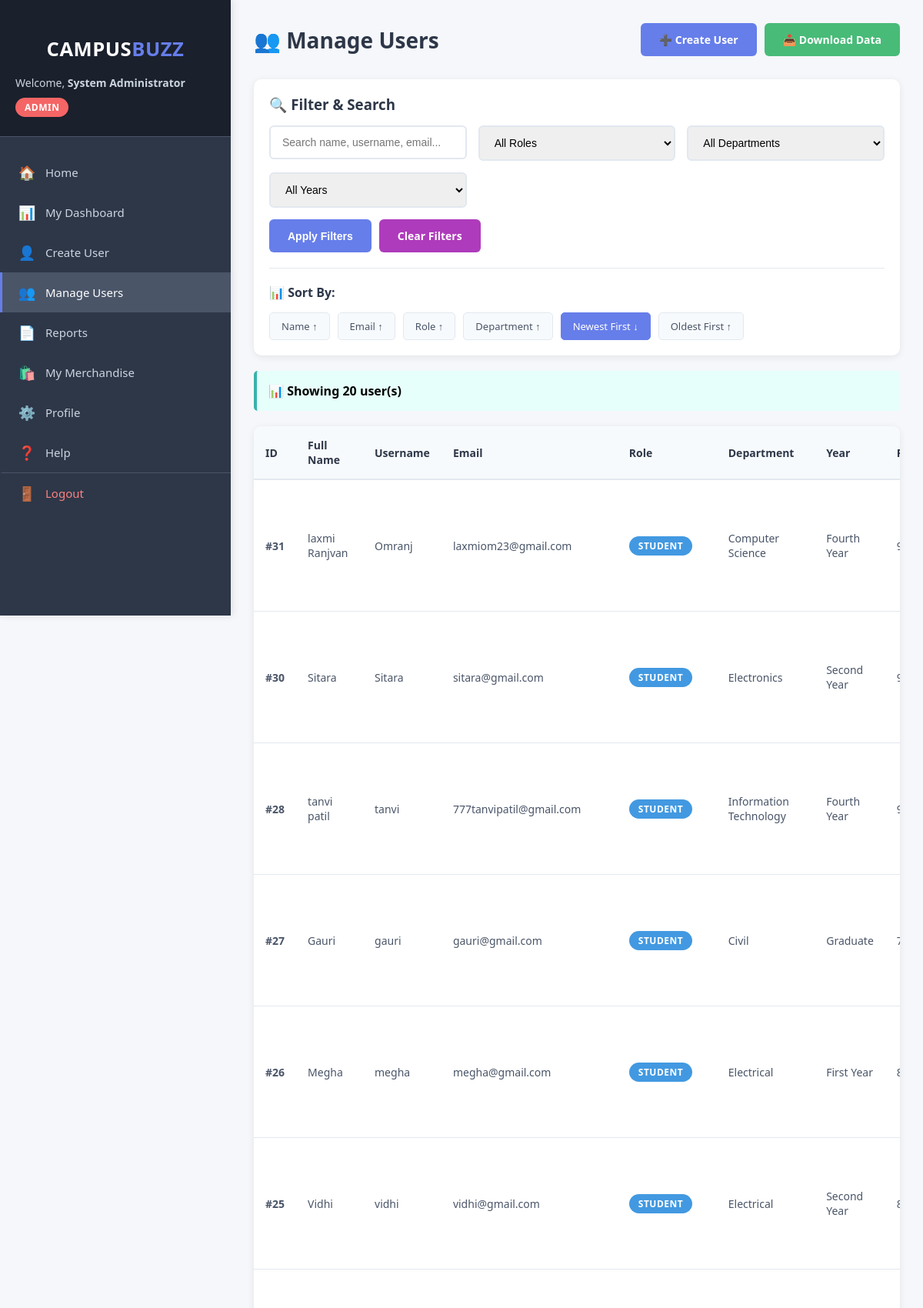
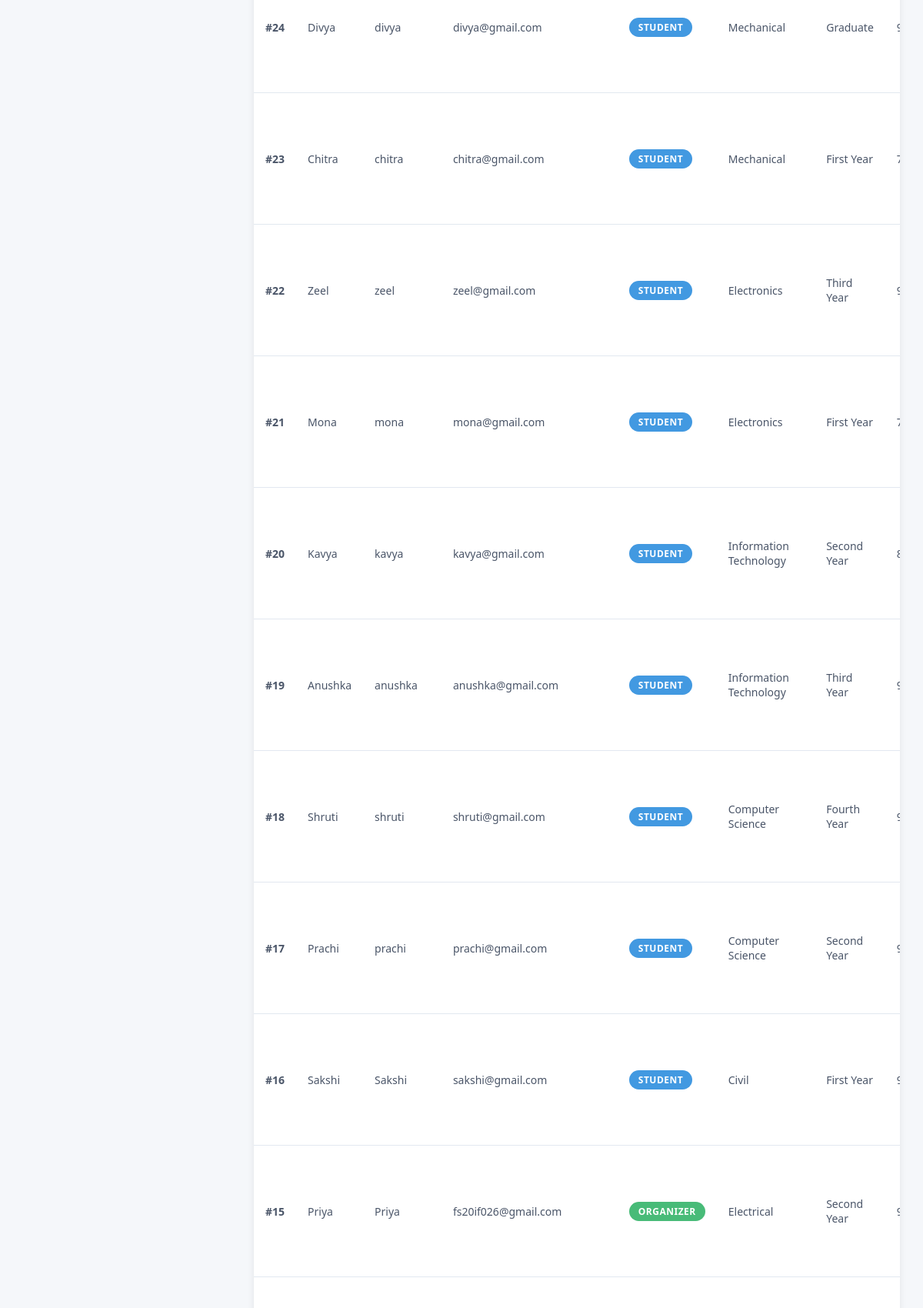
/admin/manage_users.php (signed in, upper part), run on the app's committed database (2 pictures, top to bottom).
### tables this page shows
CREATE TABLE `users` (
  `id` int(11) NOT NULL,
  `username` varchar(50) NOT NULL,
  `email` varchar(100) NOT NULL,
  `phone` varchar(20) DEFAULT NULL,
  `password` varchar(255) NOT NULL,
  `role` enum('admin','organizer','student') NOT NULL,
  `full_name` varchar(100) DEFAULT NULL,
  `department` varchar(100) DEFAULT NULL,
  `year` varchar(20) DEFAULT NULL,
  `bio` text DEFAULT NULL,
  `address` text DEFAULT NULL,
  `profile_image` varchar(255) DEFAULT NULL,
  `created_at` timestamp NOT NULL DEFAULT current_timestamp(),
  `created_by` int(11) DEFAULT NULL
);

### admin/manage_users.php (the view, shortened to what this page needs)
<?php
require_once '../config/database.php';
$search_query = isset($_GET['search']) ? mysqli_real_escape_string($conn, trim($_GET['search'])) : '';
$sort_by = isset($_GET['sort']) ? mysqli_real_escape_string($conn, $_GET['sort']) : 'created_at';
$sort_order = isset($_GET['order']) && $_GET['order'] == 'asc' ? 'ASC' : 'DESC';
$where_conditions = ["role != 'admin'"];
$where_clause = "WHERE " . implode(" AND ", $where_conditions);
$users_query = "SELECT * FROM users $where_clause ORDER BY $sort_by $sort_order";
$users_result = mysqli_query($conn, $users_query);
$total_users = mysqli_num_rows($users_result);
?>
<!DOCTYPE html>
<html lang="en">
<head>
    <link rel="stylesheet" href="../assets/css/style.css">
</head>
<body>
    <div class="dashboard-container">
        <?php include '../includes/sidebar.php'; ?>
        <main class="main-content">
            <div class="content-header">
                <h1>👥 Manage Users</h1>
                <div style="display: flex; gap: 10px;">
                    <a href="create_user.php" class="btn btn-primary">➕ Create User</a>
                    <a href="download_users.php?<?php echo http_build_query($_GET); ?>" class="btn btn-success">📥 Download Data</a>
                </div>
            </div>
            <div class="filter-section">
                <form method="GET" action="">
                    <h3 style="margin-bottom: 15px; color: #2d3748;">🔍 Filter & Search</h3>
                    <div class="filter-grid">
                        <div class="form-group" style="margin-bottom: 0;">
                            <input type="text" name="search" placeholder="Search name, username, email..."
                                   value="<?php echo htmlspecialchars($search_query); ?>">
                        </div>
                        <div class="form-group" style="margin-bottom: 0;">
                            <select name="role">
                                <option value="">All Roles</option>
                            </select>
                        </div>
                        <div class="form-group" style="margin-bottom: 0;">
                            <select name="department">
                                <option value="">All Departments</option>
                            </select>
                        </div>
                        <div class="form-group" style="margin-bottom: 0;">
                            <select name="year">
                                <option value="">All Years</option>
                            </select>
                        </div>
                    </div>
                    <div style="display: flex; gap: 10px; margin-top: 15px;">
                        <button type="submit" class="btn btn-primary">Apply Filters</button>
                        <a href="manage_users.php" class="btn btn-secondary">Clear Filters</a>
                    </div>
                    <div style="margin-top: 20px; padding-top: 20px; border-top: 1px solid #e2e8f0;">
                        <h4 style="margin-bottom: 10px; color: #2d3748;">📊 Sort By:</h4>
                        <div class="sort-buttons">
                            <a href="?<?php echo http_build_query(array_merge($_GET, ['sort' => 'full_name', 'order' => 'asc'])); ?>"
                               class="sort-btn <?php echo $sort_by == 'full_name' ? 'active' : ''; ?>">
                                Name ↑
                            </a>
                            <a href="?<?php echo http_build_query(array_merge($_GET, ['sort' => 'email', 'order' => 'asc'])); ?>"
                               class="sort-btn <?php echo $sort_by == 'email' ? 'active' : ''; ?>">
                                Email ↑
                            </a>
                            <a href="?<?php echo http_build_query(array_merge($_GET, ['sort' => 'role', 'order' => 'asc'])); ?>"
                               class="sort-btn <?php echo $sort_by == 'role' ? 'active' : ''; ?>">
                                Role ↑
                            </a>
                            <a href="?<?php echo http_build_query(array_merge($_GET, ['sort' => 'department', 'order' => 'asc'])); ?>"
                               class="sort-btn <?php echo $sort_by == 'department' ? 'active' : ''; ?>">
                                Department ↑
                            </a>
                            <a href="?<?php echo http_build_query(array_merge($_GET, ['sort' => 'created_at', 'order' => 'desc'])); ?>"
                               class="sort-btn <?php echo $sort_by == 'created_at' && $sort_order == 'DESC' ? 'active' : ''; ?>">
                                Newest First ↓
                            </a>
                            <a href="?<?php echo http_build_query(array_merge($_GET, ['sort' => 'created_at', 'order' => 'asc'])); ?>"
                               class="sort-btn <?php echo $sort_by == 'created_at' && $sort_order == 'ASC' ? 'active' : ''; ?>">
                                Oldest First ↑
                            </a>
                        </div>
                    </div>
                </form>
            </div>
            <div style="margin-bottom: 20px; padding: 15px; background: #e6fffa; border-left: 4px solid #38b2ac; border-radius: 5px;">
                <strong>📊 Showing <?php echo $total_users; ?> user(s)</strong>
            </div>
            <?php if($total_users > 0): ?>
                <div class="table-container">
                    <table>
                        <thead>
                            <tr>
                                <th>ID</th>
                                <th>Full Name</th>
                                <th>Username</th>
                                <th>Email</th>
                                <th>Role</th>
                                <th>Department</th>
                                <th>Year</th>
                                <th>Phone</th>
                            </tr>
                        </thead>
                        <tbody>
                            <?php
                            mysqli_data_seek($users_result, 0);
                            while($user = mysqli_fetch_assoc($users_result)):
                            ?>
                                <tr>
                                    <td><strong>#<?php echo $user['id']; ?></strong></td>
                                    <td><?php echo htmlspecialchars($user['full_name']); ?></td>
                                    <td><?php echo htmlspecialchars($user['username']); ?></td>
                                    <td><?php echo htmlspecialchars($user['email']); ?></td>
                                    <td>
                                        <span class="role-badge role-<?php echo $user['role']; ?>">
                                            <?php echo ucfirst($user['role']); ?>
                                        </span>
                                    </td>
                                    <td><?php echo htmlspecialchars($user['department'] ?? 'N/A'); ?></td>
                                    <td><?php echo htmlspecialchars($user['year'] ?? 'N/A'); ?></td>
                                    <td><?php echo htmlspecialchars($user['phone'] ?? 'N/A'); ?></td>
                                </tr>
                            <?php endwhile; ?>
                        </tbody>
                    </table>
                </div>
            <?php endif; ?>
        </main>
    </div>
</body>
</html>

### assets/css/style.css (style rules this page uses)
* { margin: 0; padding: 0; box-sizing: border-box; }
body { font-family: 'Segoe UI', Tahoma, Geneva, Verdana, sans-serif; background: #f5f7fa; }
.form-group { margin-bottom: 20px; }
.form-group input, .form-group select, .form-group textarea { width: 100%; padding: 12px 15px; border: 2px solid #e2e8f0; border-radius: 6px; font-size: 14px; transition: border-color 0.3s; }
.btn { padding: 12px 24px; border: none; border-radius: 6px; cursor: pointer; font-size: 14px; font-weight: 600; transition: all 0.3s; text-decoration: none; display: inline-block; }
.btn-primary { background: #667eea; color: white; }
.btn-secondary { background: #ae3bbb; color: white; }
.btn-success { background: #48bb78; color: white; }
.dashboard-container { display: flex; min-height: 100vh; }
.role-badge { display: inline-block; padding: 4px 12px; border-radius: 20px; font-size: 12px; font-weight: 600; text-transform: uppercase; letter-spacing: 0.5px; }
.role-organizer { background: #48bb78; color: white; }
.role-student { background: #4299e1; color: white; }
.main-content { margin-left: 0; width: 100%; padding: 30px; padding-top: 80px; background: #f5f7fa; min-height: 100vh; transition: all 0.3s ease; }
.content-header { display: flex; justify-content: space-between; align-items: center; margin-bottom: 30px; flex-wrap: wrap; gap: 20px; }
.content-header h1 { color: #2d3748; font-size: 28px; }
.table-container { background: white; border-radius: 10px; box-shadow: 0 2px 10px rgba(0, 0, 0, 0.08); overflow: hidden; }
table { width: 100%; border-collapse: collapse; }
table thead { background: #f7fafc; }
table th { padding: 15px; text-align: left; font-weight: 600; color: #2d3748; font-size: 14px; border-bottom: 2px solid #e2e8f0; }
table td { padding: 15px; color: #4a5568; font-size: 14px; border-bottom: 1px solid #e2e8f0; }
@media (min-width: 1200px) { .main-content { margin-left: 300px; width: calc(100% - 300px); padding-top: 30px; } }

### admin/manage_users.php (style rules this page uses)
.filter-section { background: white; padding: 20px; border-radius: 10px; margin-bottom: 20px; box-shadow: 0 2px 10px rgba(0,0,0,0.08); }
.filter-grid { display: grid; grid-template-columns: repeat(auto-fit, minmax(200px, 1fr)); gap: 15px; margin-bottom: 15px; }
.sort-buttons { display: flex; gap: 10px; flex-wrap: wrap; margin-top: 15px; }
.sort-btn { padding: 8px 15px; background: #f7fafc; border: 1px solid #e2e8f0; border-radius: 5px; cursor: pointer; font-size: 13px; transition: all 0.3s; text-decoration: none; color: #4a5568; }
.sort-btn.active { background: #667eea; color: white; border-color: #667eea; }

### data on the page
users: id "31", full_name "laxmi Ranjvan", username "Omranj", email "laxmiom23@gmail.com", role "STUDENT", department "Computer Science", year "Fourth Year"
users: id "30", full_name "Sitara", username "Sitara", email "sitara@gmail.com", role "STUDENT", department "Electronics", year "Second Year"
users: id "28", full_name "tanvi patil", username "tanvi", email "777tanvipatil@gmail.com", role "STUDENT", department "Information Technology", year "Fourth Year"
users: id "27", full_name "Gauri", username "gauri", email "gauri@gmail.com", role "STUDENT", department "Civil", year "Graduate"
users: id "26", full_name "Megha", username "megha", email "megha@gmail.com", role "STUDENT", department "Electrical", year "First Year"
users: id "25", full_name "Vidhi", username "vidhi", email "vidhi@gmail.com", role "STUDENT", department "Electrical", year "Second Year"
users: id "24", full_name "Divya", username "divya", email "divya@gmail.com", role "STUDENT", department "Mechanical", year "Graduate"
users: id "23", full_name "Chitra", username "chitra", email "chitra@gmail.com", role "STUDENT", department "Mechanical", year "First Year"
users: id "22", full_name "Zeel", username "zeel", email "zeel@gmail.com", role "STUDENT", department "Electronics", year "Third Year"
users: id "21", full_name "Mona", username "mona", email "mona@gmail.com", role "STUDENT", department "Electronics", year "First Year"
users: id "20", full_name "Kavya", username "kavya", email "kavya@gmail.com", role "STUDENT", department "Information Technology", year "Second Year"
users: id "19", full_name "Anushka", username "anushka", email "anushka@gmail.com", role "STUDENT", department "Information Technology", year "Third Year"
users: id "18", full_name "Shruti", username "shruti", email "shruti@gmail.com", role "STUDENT", department "Computer Science", year "Fourth Year"
users: id "17", full_name "Prachi", username "prachi", email "prachi@gmail.com", role "STUDENT", department "Computer Science", year "Second Year"
users: id "16", full_name "Sakshi", username "Sakshi", email "sakshi@gmail.com", role "STUDENT", department "Civil", year "First Year"
users: id "15", full_name "Priya", username "Priya", email "fs20if026@gmail.com", role "ORGANIZER", department "Electrical", year "Second Year"

### other printed values
$_SESSION['full_name'] "System Administrator"
$_SESSION['role'] "ADMIN"
$total_users "20"
